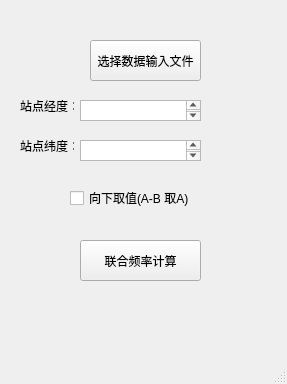
<?xml version="1.0" encoding="UTF-8"?>
<ui version="4.0">
 <class>MainWindow</class>
 <widget class="QMainWindow" name="MainWindow">
  <property name="geometry">
   <rect>
    <x>0</x>
    <y>0</y>
    <width>287</width>
    <height>384</height>
   </rect>
  </property>
  <property name="windowTitle">
   <string>大气稳定度联合频率计算</string>
  </property>
  <widget class="QWidget" name="centralwidget">
   <widget class="QPushButton" name="buttonFileIn">
    <property name="geometry">
     <rect>
      <x>90</x>
      <y>40</y>
      <width>111</width>
      <height>41</height>
     </rect>
    </property>
    <property name="text">
     <string>选择数据输入文件</string>
    </property>
   </widget>
   <widget class="QTextEdit" name="textLongi">
    <property name="geometry">
     <rect>
      <x>80</x>
      <y>100</y>
      <width>121</width>
      <height>21</height>
     </rect>
    </property>
    <property name="minimumSize">
     <size>
      <width>0</width>
      <height>21</height>
     </size>
    </property>
    <property name="font">
     <font>
      <family>Times New Roman</family>
     </font>
    </property>
    <property name="frameShadow">
     <enum>QFrame::Sunken</enum>
    </property>
   </widget>
   <widget class="QLabel" name="label">
    <property name="geometry">
     <rect>
      <x>20</x>
      <y>100</y>
      <width>54</width>
      <height>12</height>
     </rect>
    </property>
    <property name="text">
     <string>站点经度：</string>
    </property>
   </widget>
   <widget class="QLabel" name="label_2">
    <property name="geometry">
     <rect>
      <x>20</x>
      <y>140</y>
      <width>54</width>
      <height>12</height>
     </rect>
    </property>
    <property name="text">
     <string>站点纬度：</string>
    </property>
   </widget>
   <widget class="QTextEdit" name="textLati">
    <property name="geometry">
     <rect>
      <x>80</x>
      <y>140</y>
      <width>121</width>
      <height>21</height>
     </rect>
    </property>
    <property name="font">
     <font>
      <family>Times New Roman</family>
      <italic>true</italic>
     </font>
    </property>
   </widget>
   <widget class="QCheckBox" name="checkBox">
    <property name="geometry">
     <rect>
      <x>70</x>
      <y>190</y>
      <width>131</width>
      <height>16</height>
     </rect>
    </property>
    <property name="text">
     <string>向下取值(A-B 取A)</string>
    </property>
   </widget>
   <widget class="QPushButton" name="buttonCalc">
    <property name="geometry">
     <rect>
      <x>80</x>
      <y>240</y>
      <width>121</width>
      <height>41</height>
     </rect>
    </property>
    <property name="text">
     <string>联合频率计算</string>
    </property>
   </widget>
  </widget>
  <widget class="QMenuBar" name="menubar">
   <property name="geometry">
    <rect>
     <x>0</x>
     <y>0</y>
     <width>287</width>
     <height>23</height>
    </rect>
   </property>
  </widget>
  <widget class="QStatusBar" name="statusbar"/>
 </widget>
 <resources/>
 <connections/>
</ui>
